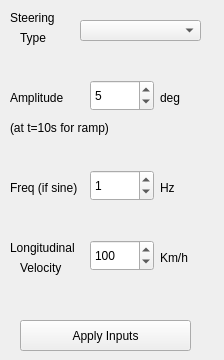
    <widget class="QWidget" name="Input">
     <attribute name="title">
      <string>Inputs</string>
     </attribute>
     <widget class="QLabel" name="label_31">
      <property name="geometry">
       <rect>
        <x>10</x>
        <y>10</y>
        <width>55</width>
        <height>16</height>
       </rect>
      </property>
      <property name="text">
       <string>Steering</string>
      </property>
     </widget>
     <widget class="QLabel" name="label_32">
      <property name="geometry">
       <rect>
        <x>20</x>
        <y>30</y>
        <width>55</width>
        <height>16</height>
       </rect>
      </property>
      <property name="text">
       <string>Type</string>
      </property>
     </widget>
     <widget class="QComboBox" name="comboBox">
      <property name="geometry">
       <rect>
        <x>80</x>
        <y>20</y>
        <width>121</width>
        <height>21</height>
       </rect>
      </property>
     </widget>
     <widget class="QLabel" name="label_33">
      <property name="geometry">
       <rect>
        <x>10</x>
        <y>90</y>
        <width>61</width>
        <height>16</height>
       </rect>
      </property>
      <property name="text">
       <string>Amplitude</string>
      </property>
     </widget>
     <widget class="QLabel" name="label_34">
      <property name="geometry">
       <rect>
        <x>10</x>
        <y>180</y>
        <width>81</width>
        <height>16</height>
       </rect>
      </property>
      <property name="text">
       <string>Freq (if sine)</string>
      </property>
     </widget>
     <widget class="QLabel" name="label_35">
      <property name="geometry">
       <rect>
        <x>10</x>
        <y>120</y>
        <width>121</width>
        <height>16</height>
       </rect>
      </property>
      <property name="text">
       <string>(at t=10s for ramp)</string>
      </property>
     </widget>
     <widget class="QDoubleSpinBox" name="doubleSpinBox_7">
      <property name="geometry">
       <rect>
        <x>90</x>
        <y>80</y>
        <width>64</width>
        <height>31</height>
       </rect>
      </property>
      <property name="decimals">
       <number>0</number>
      </property>
      <property name="maximum">
       <double>10000.000000000000000</double>
      </property>
      <property name="singleStep">
       <double>0.100000000000000</double>
      </property>
      <property name="value">
       <double>5.000000000000000</double>
      </property>
     </widget>
     <widget class="QDoubleSpinBox" name="doubleSpinBox_8">
      <property name="geometry">
       <rect>
        <x>90</x>
        <y>170</y>
        <width>64</width>
        <height>31</height>
       </rect>
      </property>
      <property name="decimals">
       <number>0</number>
      </property>
      <property name="maximum">
       <double>10000.000000000000000</double>
      </property>
      <property name="value">
       <double>1.000000000000000</double>
      </property>
     </widget>
     <widget class="QLabel" name="label_36">
      <property name="geometry">
       <rect>
        <x>160</x>
        <y>90</y>
        <width>55</width>
        <height>16</height>
       </rect>
      </property>
      <property name="text">
       <string>deg</string>
      </property>
     </widget>
     <widget class="QLabel" name="label_37">
      <property name="geometry">
       <rect>
        <x>160</x>
        <y>180</y>
        <width>55</width>
        <height>16</height>
       </rect>
      </property>
      <property name="text">
       <string>Hz</string>
      </property>
     </widget>
     <widget class="QPushButton" name="pushButton_3">
      <property name="geometry">
       <rect>
        <x>20</x>
        <y>320</y>
        <width>171</width>
        <height>31</height>
       </rect>
      </property>
      <property name="text">
       <string>Apply Inputs</string>
      </property>
     </widget>
     <widget class="QLabel" name="label_41">
      <property name="geometry">
       <rect>
        <x>10</x>
        <y>240</y>
        <width>81</width>
        <height>16</height>
       </rect>
      </property>
      <property name="text">
       <string>Longitudinal</string>
      </property>
     </widget>
     <widget class="QLabel" name="label_42">
      <property name="geometry">
       <rect>
        <x>20</x>
        <y>260</y>
        <width>81</width>
        <height>16</height>
       </rect>
      </property>
      <property name="text">
       <string>Velocity</string>
      </property>
     </widget>
     <widget class="QDoubleSpinBox" name="doubleSpinBox_9">
      <property name="geometry">
       <rect>
        <x>90</x>
        <y>240</y>
        <width>64</width>
        <height>31</height>
       </rect>
      </property>
      <property name="decimals">
       <number>0</number>
      </property>
      <property name="maximum">
       <double>10000.000000000000000</double>
      </property>
      <property name="value">
       <double>100.000000000000000</double>
      </property>
     </widget>
     <widget class="QLabel" name="label_43">
      <property name="geometry">
       <rect>
        <x>160</x>
        <y>250</y>
        <width>55</width>
        <height>16</height>
       </rect>
      </property>
      <property name="text">
       <string>Km/h</string>
      </property>
     </widget>
    </widget>
